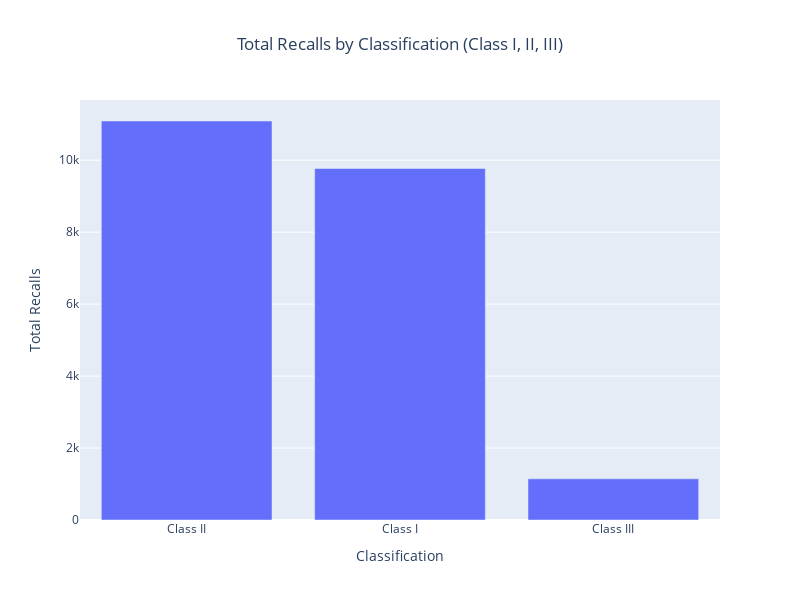

Write notebook code for a chart like this one.
### Code cell
# Ensure Classification type exist
if 'Classification' not in df.columns:
    raise ValueError("Data is missing necessary column: 'Classification'.")

# Check distribution
classification_counts = df['Classification'].value_counts()

# Output count 
print("Class I count:", classification_counts.get('Class I', 0))
print("Class II count:", classification_counts.get('Class II', 0))
print("Class III count:", classification_counts.get('Class III', 0))

# Create graph
fig = px.bar(
    classification_counts,
    x=classification_counts.index,  # Class name
    y=classification_counts.values,  # Recall count
    labels={'x': 'Recall Classification', 'y': 'Total Recalls'},
    title="Total Recalls by Classification (Class I, II, III)"
)

# Update graph
fig.update_layout(
    xaxis_title="Classification",
    yaxis_title="Total Recalls",
    title_x=0.5,  
    height=600,
    width=800
)

# Display
fig.show()

### Figure 1 — Plotly figure (JSON) as saved in the notebook; plotly's stock layout.template omitted (floating-point values rounded to 4 significant figures)
{"data": [{"alignmentgroup": "True", "hovertemplate": "Classification=%{x}<br>Total Recalls=%{y}<extra></extra>", "legendgroup": "", "marker": {"color": "#636efa", "pattern": {"shape": ""}}, "name": "", "offsetgroup": "", "orientation": "v", "showlegend": false, "textposition": "auto", "type": "bar", "x": ["Class II", "Class I", "Class III"], "xaxis": "x", "y": [11088, 9768, 1144], "yaxis": "y"}], "layout": {"barmode": "relative", "height": 600, "legend": {"tracegroupgap": 0}, "title": {"text": "Total Recalls by Classification (Class I, II, III)", "x": 0.5}, "width": 800, "xaxis": {"anchor": "y", "domain": [0, 1], "title": {"text": "Classification"}}, "yaxis": {"anchor": "x", "domain": [0, 1], "title": {"text": "Total Recalls"}}}}
